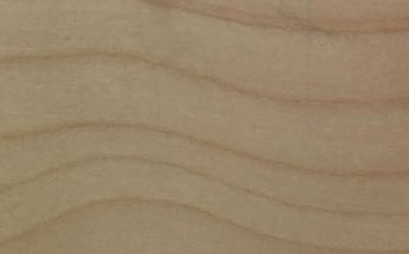
#> input picture ITEM 20-29/ITEM25 OpenCV_SeamlessCloning/image/wood-texture.jpg, 409 x 254 px
$ python normal_versus_mixed_clone.py
#> lines starting #> are read from the running program, lines starting #| are printed output that depends on the picture

import cv2
import numpy as np

# Read images : src image will be cloned into dst
im = cv2.imread("image/wood-texture.jpg")
#> im is the input picture: shape (254, 409, 3); mean B, G, R 104.5, 133.1, 152.6
obj= cv2.imread("image/iloveyouticket.jpg")
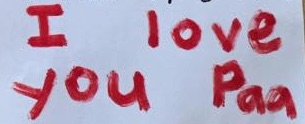
#> input picture ITEM 20-29/ITEM25 OpenCV_SeamlessCloning/image/iloveyouticket.jpg, 305 x 124 px
#> obj is the input picture: shape (124, 305, 3); mean B, G, R 185.8, 162.6, 180.8

# Create an all white mask
mask = 255 * np.ones(obj.shape, obj.dtype)

# The location of the center of the src in the dst
width, height, channels = im.shape
#> width = 254; height = 409; channels = 3
center = (int(height/2), int(width/2))
#> center = (204, 127)

# Seamlessly clone src into dst and put the results in output
normal_clone = cv2.seamlessClone(obj, im, mask, center, cv2.NORMAL_CLONE)
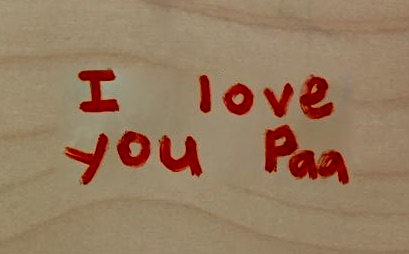
#> normal_clone: shape (254, 409, 3); mean B, G, R 96.1, 122.9, 150.4
mixed_clone = cv2.seamlessClone(obj, im, mask, center, cv2.MIXED_CLONE)
monochrome_clone = cv2.seamlessClone(obj, im, mask, center, cv2.MONOCHROME_TRANSFER)
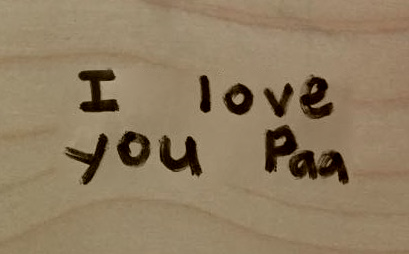
#> monochrome_clone: shape (254, 409, 3); mean B, G, R 96.7, 124.3, 143.5
# Write results
cv2.imwrite("opencv-normal-clone-example.jpg", normal_clone)
cv2.imwrite("opencv-mixed-clone-example.jpg", mixed_clone)
cv2.imwrite("opencv-monochrome-clone-example.jpg", monochrome_clone)
